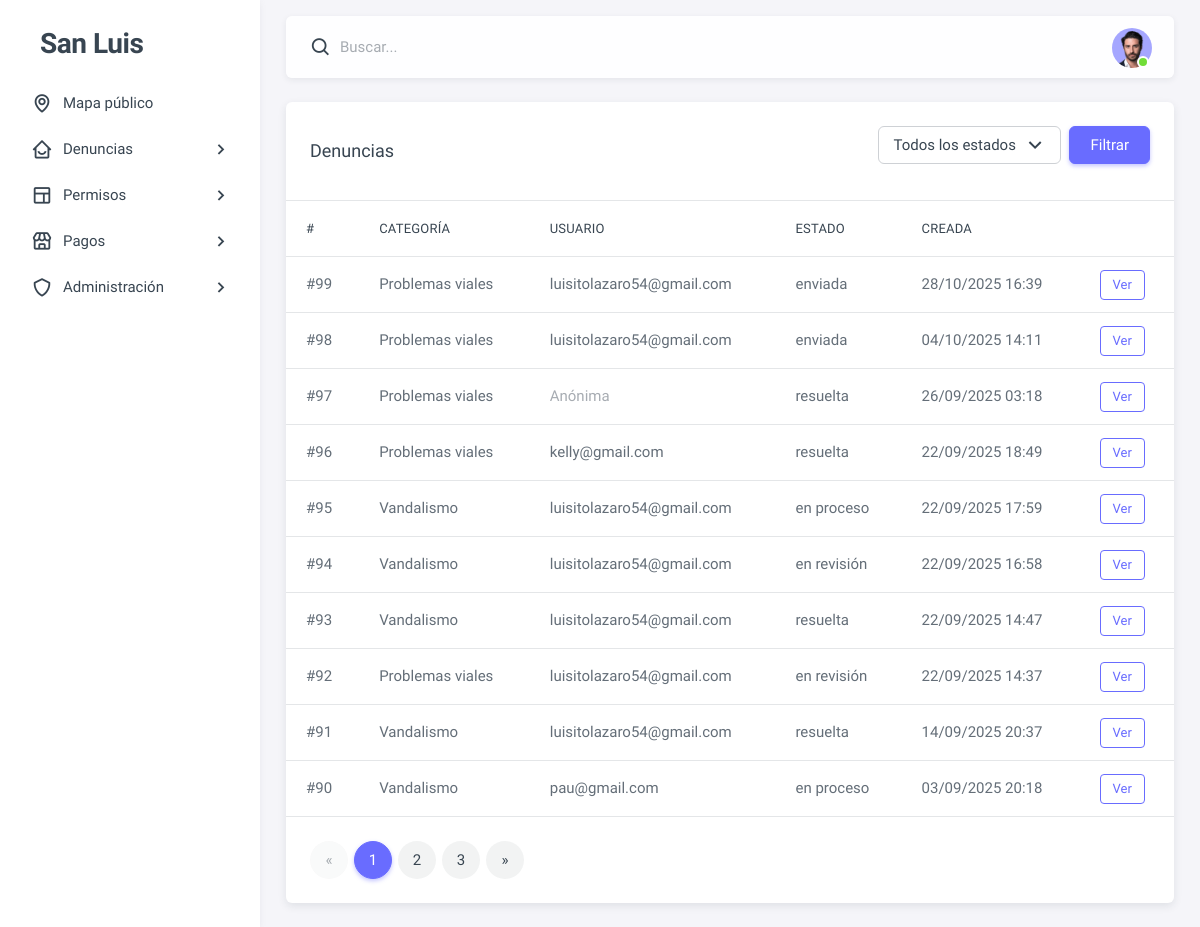
Before: /admin-panel/denuncias/ (signed in) with the older database file.
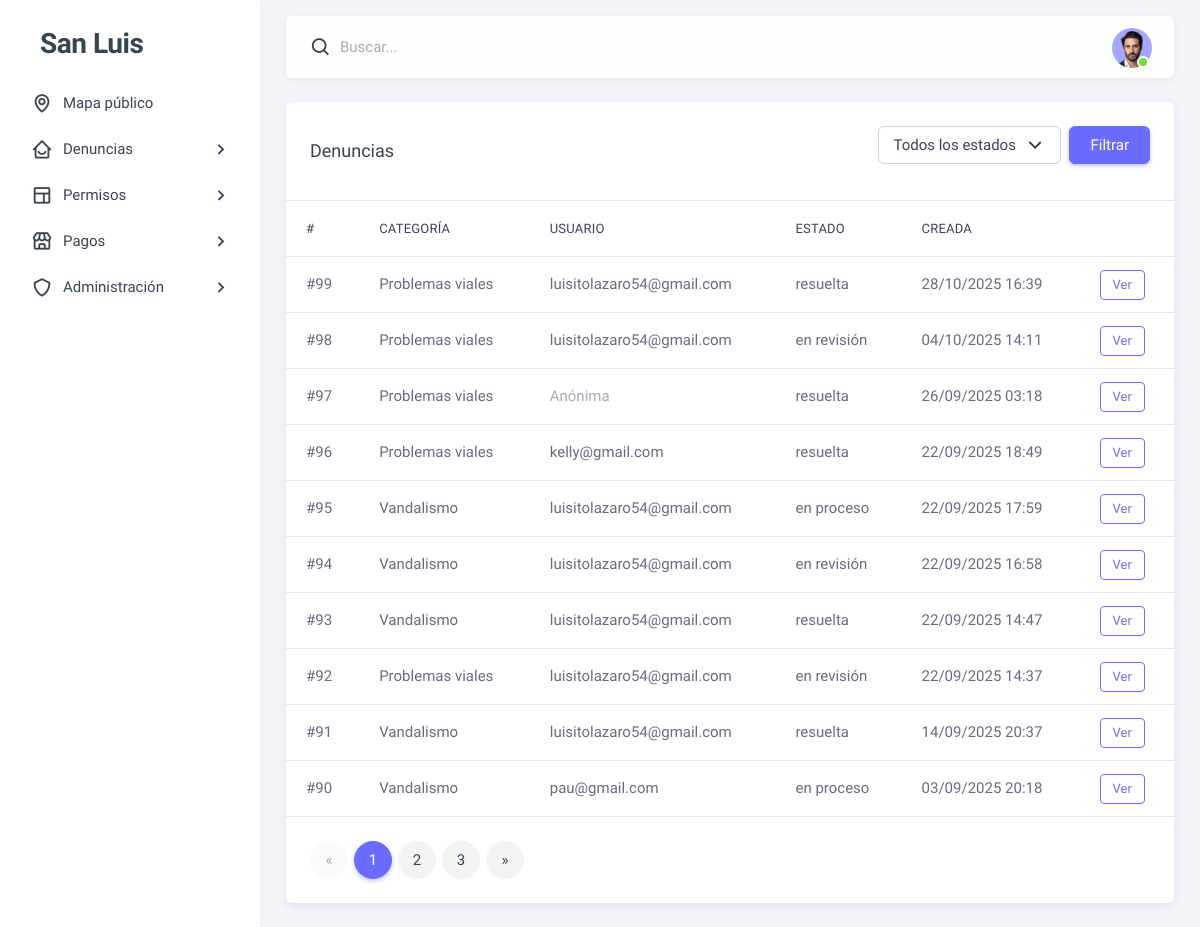
After: the same page with the newer database file.
### dashboard/models.py (models this page shows, shortened)
class Denuncia(models.Model):
    ESTADOS = [
        ('enviada', 'Enviada'),
        ('en revisión', 'En revisión'),
        ('en proceso', 'En proceso'),
        ('resuelta', 'Resuelta'),
        ('rechazada', 'Rechazada'),
    ]
    usuario = models.ForeignKey(settings.AUTH_USER_MODEL, on_delete=models.SET_NULL, null=True, blank=True)
    categoria = models.ForeignKey('CategoriaDenuncia', on_delete=models.PROTECT)
    descripcion = models.TextField()
    fecha_hecho = models.DateField()
    es_anonima = models.BooleanField(default=False)
    estado = models.CharField(max_length=20, choices=ESTADOS, default='enviada')
    ubicacion = models.ForeignKey('Ubicacion', on_delete=models.SET_NULL, null=True, blank=True)
    evidencia = models.FileField(upload_to='denuncias/evidencias/', null=True, blank=True)
    rechazo_motivo = models.TextField(blank=True, default="")
    resolucion_nota = models.TextField(blank=True, default="")
    resolucion_evidencia = models.FileField(upload_to='denuncias/resoluciones/', null=True, blank=True)
    resuelto_por = models.ForeignKey(
        settings.AUTH_USER_MODEL, on_delete=models.SET_NULL,
        null=True, blank=True, related_name='denuncias_resueltas'
    )
    creada_en = models.DateTimeField(auto_now_add=True)
    finalizada_en = models.DateTimeField(null=True, blank=True)
    class Meta:
        indexes = [
            models.Index(fields=['estado']),
            models.Index(fields=['creada_en']),
        ]

class CategoriaDenuncia(models.Model):
    nombre = models.CharField(max_length=50, unique=True)

class Usuario(AbstractBaseUser, PermissionsMixin):
    TIPO_USUARIO_CHOICES = [
        ('ciudadano', 'Ciudadano'),
        ('administrador', 'Administrador'),
    ]
    nombre = models.CharField(max_length=100)
    apellido = models.CharField(max_length=100)
    correo = models.EmailField(unique=True, max_length=150)
    telefono = models.CharField(max_length=20, blank=True, null=True)
    es_activo = models.BooleanField(default=False)
    token_activacion = models.UUIDField(default=uuid.uuid4, editable=False)
    token_creado_en = models.DateTimeField(default=timezone.now)  # Fecha para validar 24h
    tipo_usuario = models.CharField(max_length=20, choices=TIPO_USUARIO_CHOICES, default='ciudadano')
    creado_en = models.DateTimeField(auto_now_add=True)
    is_staff = models.BooleanField(default=False)
    USERNAME_FIELD = 'correo'
    REQUIRED_FIELDS = ['nombre', 'apellido', 'telefono']
    objects = UsuarioManager()

### dashboard/views/admin_panel.py (the view)
# urls.py: path('admin-panel/denuncias/', admin_panel.denuncias, name='admin_denuncias'),
@user_passes_test(es_admin, login_url='login')
def denuncias(request):
    qs = Denuncia.objects.select_related('categoria','usuario','ubicacion').order_by('-creada_en')
    estado = request.GET.get('estado', '')   # <-- default vacío
    if estado:
        qs = qs.filter(estado=estado)
    paginator = Paginator(qs, 10)
    page_obj = paginator.get_page(request.GET.get('page') or 1)
    return render(request, 'admin_panel/denuncias_list.html', {
        "page_obj": page_obj,
        "estado": estado,
        "ESTADOS": ESTADOS,
    })

### dashboard/views/admin_panel.py (called while the page is built)
def es_admin(user):
    return user.is_authenticated and (user.is_staff or getattr(user, 'tipo_usuario', '') == 'administrador')

### dashboard/templates/admin_panel/denuncias_list.html (shortened to what this page needs)
{% extends "admin_panel/base_admin.html" %}
{% block content %}
<div class="card">
  <div class="card-header d-flex justify-content-between align-items-center">
    <h5 class="mb-0">Denuncias</h5>
    <form method="get" class="mb-3 d-flex gap-2">
      <select name="estado" class="form-select" style="max-width:220px;">
        <option value="">Todos los estados</option>
      </select>
      <button class="btn btn-primary">Filtrar</button>
    </form>
  </div>
  <div class="table-responsive">
    <table class="table mb-0">
      <thead>
        <tr>
          <th>#</th>
          <th>Categoría</th>
          <th>Usuario</th>
          <th>Estado</th>
          <th>Creada</th>
          <th></th>
        </tr>
      </thead>
      <tbody>
        {% for d in page_obj.object_list %}
        <tr>
          <td>#{{ d.id }}</td>
          <td>{{ d.categoria.nombre }}</td>
          <td>{% if d.usuario %}{{ d.usuario.correo }}{% else %}<span class="text-muted">Anónima</span>{% endif %}</td>
          <td>{{ d.estado }}</td>
          <td>{{ d.creada_en|date:"d/m/Y H:i" }}</td>
          <td><a class="btn btn-sm btn-outline-primary" href="{% url 'admin_denuncia_detalle' d.id %}">Ver</a></td>
        </tr>
        {% empty %}
        <tr>
          <td colspan="6" class="text-center text-muted py-4">Sin registros</td>
        </tr>
        {% endfor %}
      </tbody>
    </table>
  </div>
  {% if page_obj.paginator.num_pages > 1 %}
  <div class="card-footer">
    <nav>
      <ul class="pagination mb-0">
        {% if page_obj.has_previous %}
        <li class="page-item"><a class="page-link"
            href="?page={{ page_obj.previous_page_number }}{% if estado %}&estado={{ estado }}{% endif %}">&laquo;</a>
        </li>
        {% else %}<li class="page-item disabled"><span class="page-link">&laquo;</span></li>{% endif %}
        {% for num in page_obj.paginator.page_range %}
        {% if num == page_obj.number %}
        <li class="page-item active"><span class="page-link">{{ num }}</span></li>
        {% elif num >= page_obj.number|add:-2 and num <= page_obj.number|add:2 %} <li class="page-item"><a
            class="page-link" href="?page={{ num }}{% if estado %}&estado={{ estado }}{% endif %}">{{ num }}</a></li>
          {% endif %}
          {% endfor %}
          {% if page_obj.has_next %}
          <li class="page-item"><a class="page-link"
              href="?page={{ page_obj.next_page_number }}{% if estado %}&estado={{ estado }}{% endif %}">&raquo;</a>
          </li>
          {% else %}<li class="page-item disabled"><span class="page-link">&raquo;</span></li>{% endif %}
      </ul>
    </nav>
  </div>
  {% endif %}
</div>
{% endblock %}

Changed rows visible on the page:
changed Denuncia id 99: estado "enviada" → "resuelta"
changed Denuncia id 98: estado "enviada" → "en revisión"
